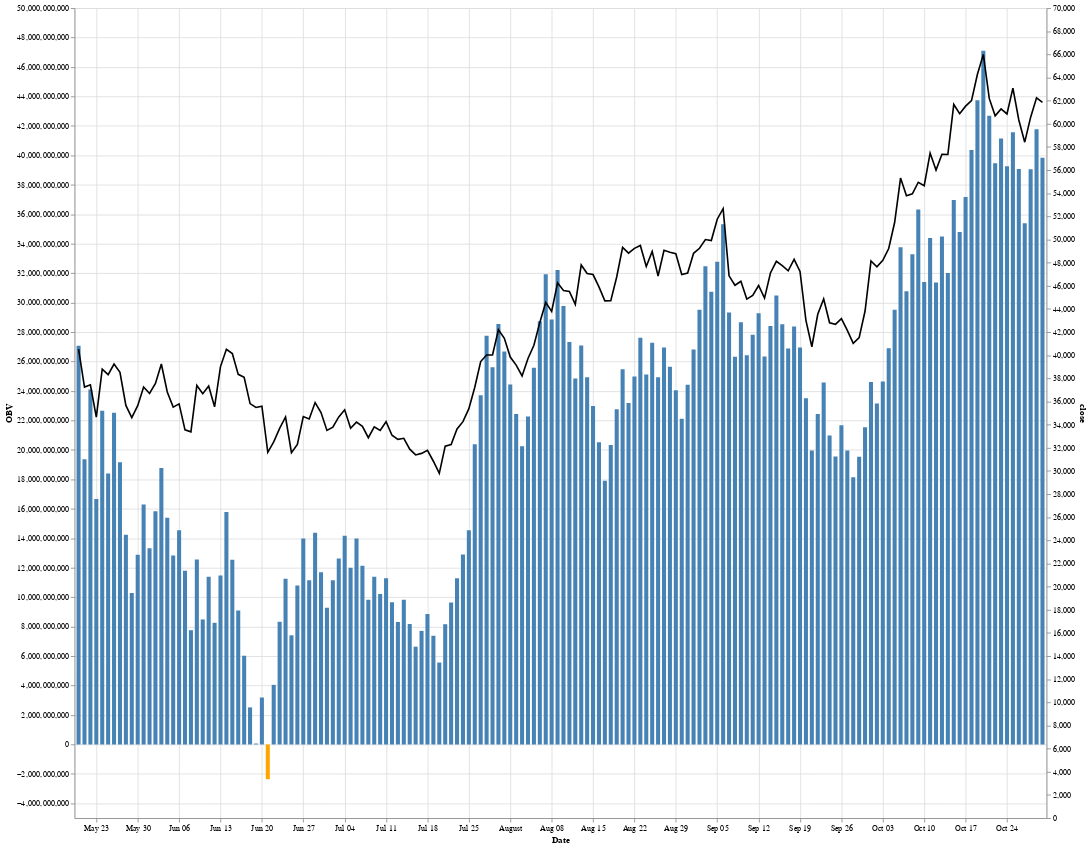

Notebook code cell kept with this figure:
### Markdown cell above
### Plot OBV for Period 6

### Code cell
import altair as alt
period_6 = obv_df.loc['2021-05-20':'2021-10-30']
period_6.reset_index(inplace = True)
source = period_6
base = alt.Chart(source).encode(x='Date')

bar = alt.Chart(source).mark_bar().encode(
    x="Date",
    y="OBV",
    color=alt.condition(
        alt.datum.OBV > 0,
        alt.value("steelblue"),# The positive color
        alt.value("orange")  # The neagative color
    ))

line =  base.mark_line(color='black').encode(
    y='close'
)

(bar + line).properties(width=5000, height = 900)
alt.layer(bar, line).resolve_scale(
    y = 'independent'
).properties(width = 1200, height = 1000)

### Figure 1 — Vega-Lite specification as saved in the notebook (floating-point values rounded to 4 significant figures; data arrays with more than 128 entries replaced by an {"elided": "..."} marker saying what was removed)
{"config": {"view": {"continuousWidth": 400, "continuousHeight": 300}}, "layer": [{"mark": "bar", "encoding": {"color": {"condition": {"value": "steelblue", "test": "(datum.OBV > 0)"}, "value": "orange"}, "x": {"type": "temporal", "field": "Date"}, "y": {"type": "quantitative", "field": "OBV"}}}, {"mark": {"type": "line", "color": "black"}, "encoding": {"x": {"type": "temporal", "field": "Date"}, "y": {"type": "quantitative", "field": "close"}}}], "data": {"name": "data-fab2657a54322993ba237c7299774db3"}, "height": 1000, "resolve": {"scale": {"y": "independent"}}, "width": 1200, "$schema": "https://vega.github.io/schema/vega-lite/v4.8.1.json", "datasets": {"data-fab2657a54322993ba237c7299774db3": {"elided": "164 records"}}}
